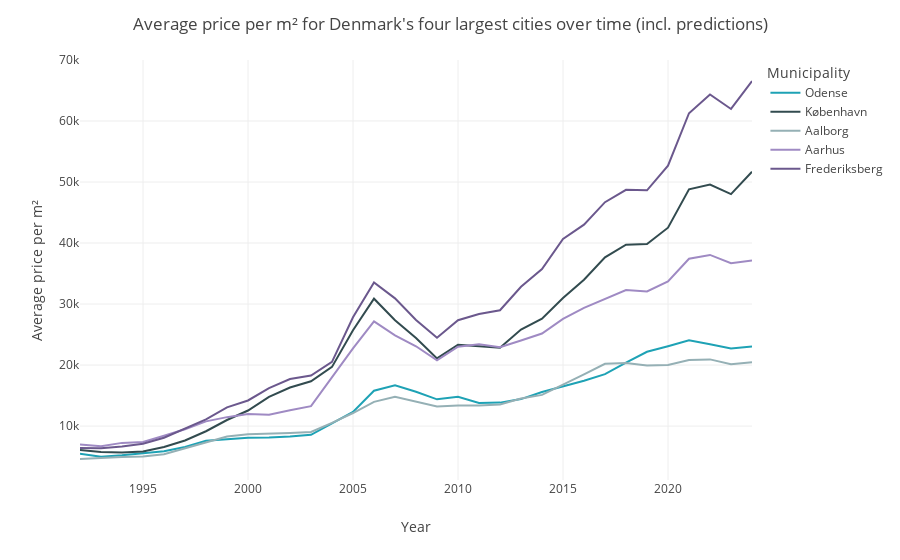

Notebook code for this chart:
### Markdown cell above
## Figure 8

### Code cell
# Creating the chart
selected_locations = ["København", "Frederiksberg", "Aarhus", "Odense", "Aalborg"]
chart_title = "Average price per m² for Denmark's four largest cities over time (incl. predictions)"
fig = plot_price(
    sales_data,
    "AvgSalesPrice",
    chart_title,
    selected_locations,
    ["Actual price"],
)
fig

### Figure 1 — Plotly figure (JSON) as saved in the notebook; plotly's stock layout.template omitted (floating-point values rounded to 4 significant figures)
{"data": [{"hovertemplate": "Municipality=Odense<br>Year=%{x}<br>Average price per m²=%{y}<extra></extra>", "legendgroup": "Odense", "line": {"color": "#1ea2b5", "dash": "solid"}, "marker": {"symbol": "circle"}, "mode": "lines", "name": "Odense", "orientation": "v", "showlegend": true, "textposition": "top center", "type": "scatter", "x": [2024, 2023, 2022, 2021, 2020, 2019, 2018, 2017, 2016, 2015, 2014, 2013, 2012, 2011, 2010, 2009, 2008, 2007, 2006, 2005, 2004, 2003, 2002, 2001, 2000, 1999, 1998, 1997, 1996, 1995, 1994, 1993, 1992], "xaxis": "x", "y": [23040.0, 22700.0, 23400.0, 24050.0, 23080.0, 22180.0, 20410.0, 18510.0, 17430.0, 16490.0, 15580.0, 14420.0, 13840.0, 13790.0, 14790.0, 14380.0, 15620.0, 16680.0, 15790.0, 12320.0, 10470.0, 8564.0, 8277.0, 8117.0, 8105.0, 7845.0, 7588.0, 6564.0, 5863.0, 5556.0, 5208.0, 4988.0, 5483.0], "yaxis": "y"}, {"hovertemplate": "Municipality=København<br>Year=%{x}<br>Average price per m²=%{y}<extra></extra>", "legendgroup": "København", "line": {"color": "#324b4f", "dash": "solid"}, "marker": {"symbol": "circle"}, "mode": "lines", "name": "København", "orientation": "v", "showlegend": true, "textposition": "top center", "type": "scatter", "x": [2024, 2023, 2022, 2021, 2020, 2019, 2018, 2017, 2016, 2015, 2014, 2013, 2012, 2011, 2010, 2009, 2008, 2007, 2006, 2005, 2004, 2003, 2002, 2001, 2000, 1999, 1998, 1997, 1996, 1995, 1994, 1993, 1992], "xaxis": "x", "y": [51680.0, 48020.0, 49570.0, 48810.0, 42520.0, 39850.0, 39730.0, 37650.0, 34000.0, 30970.0, 27590.0, 25820.0, 22850.0, 23090.0, 23330.0, 21090.0, 24420.0, 27337, 30870.0, 25720.0, 19700.0, 17350.0, 16320.0, 14790.0, 12550.0, 10990.0, 9152.0, 7641.0, 6583.0, 5846.0, 5678.0, 5763.0, 6067.0], "yaxis": "y"}, {"hovertemplate": "Municipality=Aalborg<br>Year=%{x}<br>Average price per m²=%{y}<extra></extra>", "legendgroup": "Aalborg", "line": {"color": "#95b0b5", "dash": "solid"}, "marker": {"symbol": "circle"}, "mode": "lines", "name": "Aalborg", "orientation": "v", "showlegend": true, "textposition": "top center", "type": "scatter", "x": [2024, 2023, 2022, 2021, 2020, 2019, 2018, 2017, 2016, 2015, 2014, 2013, 2012, 2011, 2010, 2009, 2008, 2007, 2006, 2005, 2004, 2003, 2002, 2001, 2000, 1999, 1998, 1997, 1996, 1995, 1994, 1993, 1992], "xaxis": "x", "y": [20460.0, 20120.0, 20930.0, 20810.0, 20010.0, 19920.0, 20330.0, 20210.0, 18490.0, 16730.0, 15110.0, 14500.0, 13530.0, 13360.0, 13370.0, 13210.0, 13960.0, 14790.0, 13960.0, 12140.0, 10530.0, 9038.0, 8871.0, 8698.0, 8645.0, 8283.0, 7294.0, 6344.0, 5390.0, 5021.0, 4947.0, 4747, 4602.0], "yaxis": "y"}, {"hovertemplate": "Municipality=Aarhus<br>Year=%{x}<br>Average price per m²=%{y}<extra></extra>", "legendgroup": "Aarhus", "line": {"color": "#9f8ac3", "dash": "solid"}, "marker": {"symbol": "circle"}, "mode": "lines", "name": "Aarhus", "orientation": "v", "showlegend": true, "textposition": "top center", "type": "scatter", "x": [2024, 2023, 2022, 2021, 2020, 2019, 2018, 2017, 2016, 2015, 2014, 2013, 2012, 2011, 2010, 2009, 2008, 2007, 2006, 2005, 2004, 2003, 2002, 2001, 2000, 1999, 1998, 1997, 1996, 1995, 1994, 1993, 1992], "xaxis": "x", "y": [37130.0, 36700.0, 38050.0, 37420.0, 33710.0, 32060.0, 32290.0, 30880.0, 29360.0, 27560.0, 25170.0, 24030.0, 22920.0, 23420.0, 23020.0, 20780.0, 23080.0, 24860.0, 27160.0, 22740.0, 18090.0, 13260.0, 12590.0, 11870.0, 11990.0, 11460.0, 10770.0, 9490.0, 8406.0, 7386.0, 7245.0, 6695.0, 6980.0], "yaxis": "y"}, {"hovertemplate": "Municipality=Frederiksberg<br>Year=%{x}<br>Average price per m²=%{y}<extra></extra>", "legendgroup": "Frederiksberg", "line": {"color": "#6b588d", "dash": "solid"}, "marker": {"symbol": "circle"}, "mode": "lines", "name": "Frederiksberg", "orientation": "v", "showlegend": true, "textposition": "top center", "type": "scatter", "x": [2024, 2023, 2022, 2021, 2020, 2019, 2018, 2017, 2016, 2015, 2014, 2013, 2012, 2011, 2010, 2009, 2008, 2007, 2006, 2005, 2004, 2003, 2002, 2001, 2000, 1999, 1998, 1997, 1996, 1995, 1994, 1993, 1992], "xaxis": "x", "y": [66550.0, 61970.0, 64350.0, 61270.0, 52680.0, 48640.0, 48730.0, 46700.0, 43000.0, 40660.0, 35740.0, 32840.0, 28980.0, 28350.0, 27340.0, 24470.0, 27400.0, 30930.0, 33520.0, 27820.0, 20510.0, 18280.0, 17705, 16220.0, 14197, 13060.0, 11090.0, 9563, 8096.0, 7113.0, 6647.0, 6365.0, 6418.0], "yaxis": "y"}], "layout": {"legend": {"title": {"text": "Municipality"}, "tracegroupgap": 0}, "margin": {"t": 60}, "title": {"text": "Average price per m² for Denmark's four largest cities over time (incl. predictions)"}, "xaxis": {"anchor": "y", "domain": [0, 1], "title": {"text": "Year"}}, "yaxis": {"anchor": "x", "domain": [0, 1], "title": {"text": "Average price per m²"}}}}
